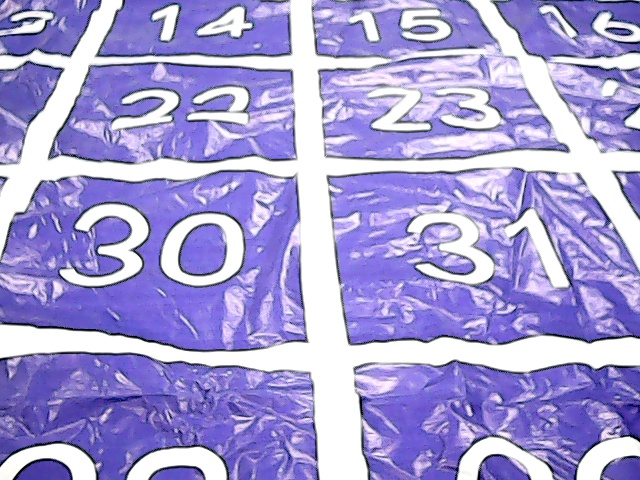
#> input picture image/0.jpg, 640 x 480 px, given in place of the camera
$ python barrier_handle.py   (older library calls are emulated)
#> lines starting #> are read from the running program, lines starting #| are printed output that depends on the picture; after the words box and inside, x2 and y2 are one past the last pixel; in counts of white or black regions, pixels touching at a corner belong together
### handle2.py
#! anaconda
# -*- coding: utf-8 -*-
# @Author  : Aries
# @Time    : 2018/5/27 21:44
# @File    : handle2.py
# @Software: PyCharm

import cv2
import numpy as np
import matplotlib.pyplot as plt
from map import Map
from info_handle import number_confirm
from knn import knn
import time
import math
from handle import no_boundary, get_info, get_near, get_direction, detect_all_black
from kmeans import kmeans

# [19 lines left out: function imageRead, not called in this run]

def imageG2B(img, therehold):
    _, img = cv2.threshold(img, therehold, 255, cv2.THRESH_BINARY)
    return img

# [5 lines left out: function imageShow, not called in this run]

def imageResize(img, size):
    return cv2.resize(img, size, interpolation=cv2.INTER_AREA)

def imagePerTransfer(img, src, dis, size=(300,300)):
# 自己选择要进行透视变换的点 [左上, 右上, 左下, 右下]
    src_array = np.array(src)
    dis_array = np.array(dis)
    M = cv2.getPerspectiveTransform(src_array, dis_array)
    dis_martix = cv2.warpPerspective(img, M, size)

    return dis_martix

# [352 lines left out: functions imageDilate, imageErode, imageContoursFigure, imageCountourHandle, getMeanPiexl, imagePiexlDistrib and 7 more, not called in this run]

def pre_handle(img):
    img_g = cv2.cvtColor(img, cv2.COLOR_BGR2GRAY)
    img_origin = img_g.copy()
    #src = np.float32([[110, 18], [460, 10], [100, 383], [480, 375]])
    src = np.float32([[125, 38], [475, 40], [115, 383], [495, 375]])
    #src = np.float32([[55, 10], [460, 0], [20, 470], [495, 470]])
    dis = np.float32([[0, 0], [300, 0], [0, 300],[300, 300]])
    img_g = imagePerTransfer(img_g, src, dis)

    return img_g

### barrier_handle.py
#! anaconda
# -*- coding: utf-8 -*-
# @Author  : Aries
# @Time    : 2018/7/1 8:04
# @File    : barrier_handle.py
# @Software: PyCharm

import cv2
from handle2 import *
import matplotlib.pyplot as plt
import numpy as np
import time

font = cv2.FONT_HERSHEY_SIMPLEX

class barrier_detect():
    def __init__(self):
        pass

    def detect_barrary(self, imgs, dir, limit=3.0, size=3000, show=False):
        image = imgs.copy()
        image, contours, hier = cv2.findContours(image, cv2.RETR_EXTERNAL, cv2.CHAIN_APPROX_SIMPLE)
        boxes = []

        for c in contours:

            x, y, w, h = cv2.boundingRect(c)

            box = np.array([[x, y + h], [x, y], [x + w, y], [x + w, y + h]])

            # 横向
            if float(w / h) > limit and w * h > size and dir == 1:
                boxes.append(box)

            # 纵向
            if float(h / w) > limit and w * h > size and dir == 2:
                boxes.append(box)

        return boxes, imgs


    def get_split(self, imgs):
        WHITE = 255
        WIDTH = 25
        LENGTH_LIMIT = 180
        img_split = np.array(imgs.copy())

        w, h = imgs.shape

        la = np.ones((300, 1), dtype=np.float) * 1 / 180
        ha = (img_split * la).astype(np.int)
        #zong
        h_count = np.sum(ha, axis=1)
        w_count = np.sum(ha, axis=0)

        W_1 = np.sum(ha[110:140,:], axis=0)
        W_2 = np.sum(ha[160:190,:], axis=0)
        H_1 = np.sum(ha[:,110:140], axis=1)
        H_2 = np.sum(ha[:,160:190], axis=1)


        h_count = h_count + H_1 + H_2
        w_count = w_count + W_1 + W_2
        # first
        w_start = w_stop = 0
        for i in range(w):
            if w_count[i] > LENGTH_LIMIT:
                w_start = i
                break

        for i in range(min(w, w_start+2), min(w-1, w_start+40)):
            if w_count[i] < LENGTH_LIMIT:
                w_stop = i - 1
                break
            if i == (w_start+40-1):
                w_stop = i
            if i == (w-1):
                w_stop = w-1

        h_start = h_stop = 0
        for i in range(h):
            if h_count[i] > LENGTH_LIMIT:
                h_start = i
                break

        for i in range(min(h, h_start+2), min(h-1, h_start+40)):
            if h_count[i] < LENGTH_LIMIT:
                h_stop = i - 1
                break
            if i == h_start+40-1:
                h_start = i
            if i == (h-1):
                h_stop = h-1

        if (h_start != 0 or h_stop != 0) and (w_start != 0 or w_stop != 0):
            h_start = max(h_start - 25, 0)
            h_stop = min(h_stop + 25, h - 1)
            w_start = max(w_start - 20, 0)
            w_stop = min(w_stop + 20, w - 1)

        # 给小黑快赋值
        img_split[h_start:h_stop, w_start:w_stop] = 0

        # second
        w_start = w_stop = 0
        for i in range(w-1,-1,-1):
            if w_count[i] > LENGTH_LIMIT:
                w_stop = i
                break

        for i in range(max(0, w_stop-2), max(-1, w_stop-40), -1):
            if w_count[i] < LENGTH_LIMIT:
                w_start = i + 1
                break
            if i == (w_stop-40+1):
                w_start = i
            if i == 0:
                w_start= 0


        h_start = h_stop = 0
        for i in range(h):
            if h_count[i] > LENGTH_LIMIT:
                h_start = i
                break

        for i in range(min(h, h_start+2), min(h-1, h_start+40)):
            if h_count[i] < LENGTH_LIMIT:
                h_stop = i - 1
                break
            if i == h_start+40-1:
                h_stop = i
            if i == (h-1):
                i = h-1

        if (h_start != 0 or h_stop != 0) and (w_start != 0 or w_stop != 0):
            h_start = max(h_start - 25, 0)
            h_stop = min(h_stop + 25, h - 1)
            w_start = max(w_start - 20, 0)
            w_stop = min(w_stop + 20, w - 1)

        # 给小黑快赋值
        img_split[h_start:h_stop, w_start:w_stop] = 0

        # third
        w_start = w_stop = 0
        for i in range(w):
            if w_count[i] > LENGTH_LIMIT:
                w_start = i
                break

        for i in range(min(w, w_start+2), min(w-1, w_start+40)):
            if w_count[i] < LENGTH_LIMIT:
                w_stop = i - 1
                break
            if i == (w_start+40-1):
                w_stop = i
            if i == (w-1):
                w_stop = w-1

        h_start = h_stop = 0
        for i in range(h-1, -1, -1):
            if h_count[i] > LENGTH_LIMIT:
                h_stop = i
                break

        for i in range(max(0, h_stop-2), max(-1, h_stop-40), -1):
            if h_count[i] < LENGTH_LIMIT:
                h_start = i + 1
                break
            if i == (h_stop-40+1):
                h_start = i
            if i == 0:
                h_start = 0

        if (h_start != 0 or h_stop != 0) and (w_start != 0 or w_stop != 0):
            h_start = max(h_start - 25, 0)
            h_stop = min(h_stop + 25, h - 1)
            w_start = max(w_start - 20, 0)
            w_stop = min(w_stop + 20, w - 1)

        # 给小黑快赋值
        img_split[h_start:h_stop, w_start:w_stop] = 0

        return img_split

    def draw_barrier(self,imgs, box):
        cv2.drawContours(imgs, [box], 0, (0, 0, 255), 3)


    def get_centre_dir(self, box, size=300):
        centre_x = int((box[1][0] + box[3][0]) / 2)
        centre_y = int((box[1][1] + box[3][1]) / 2)

        x = centre_x - size / 2
        y = centre_y - size / 2

        norm = (x**2 + y**2)**0.5
        if norm != 0.0:
            x = float(x / norm)
            y = float(y / norm)
        else:
            x = 0.0
            y = 0.0

        return [centre_x, centre_y], [x,y]

    def get_size(self, box):
        return (box[2][0] - box[0][0]) * (box[0][1] - box[1][1])

    def direct(self, imgs, dir, angel, size=300, limit=10, limit2=100, pos_limit=230, pos_limit_lr_s = 200, pos_limit_lr=190):
        direct_list = []

        BLACK = 0
        # 分割图像
        img_detect_ori = self.get_split(imgs)

        img_detect = np.array(img_detect_ori.copy())

        if dir == 'up' or dir == 'down':
            img_detect[:,0:20] = BLACK
            img_detect[:,280:300] = BLACK

        if dir == 'left' or dir == 'right':
            img_detect[0:20, :] = BLACK
            img_detect[280:300,:] = BLACK
        # 识别
        if dir == 'up' or dir == 'down':
            boxes, img_detect = self.detect_barrary(img_detect, 1)
        elif dir == 'left' or dir == 'right':
            boxes, img_detect = self.detect_barrary(img_detect, 2)

        for box in boxes:
            centre, centre_dir = self.get_centre_dir(box)

            # 太靠边的不要
            if dir == 'up' or dir == 'down':
                if  abs(centre[0]-size/2) < limit2:
                    direct_list.append(box)
            elif dir == 'left' or dir == 'right':
                if (centre[1]-size/2) < limit2:
                    direct_list.append(box)
        # 获得最可能的一个障碍，最大的就是最可能的啦
        if len(direct_list) > 1:
            temp_dict = {}
            for dl in direct_list:
                temp_dict[self.get_size(dl)] = dl
            temp_dict = sorted(temp_dict.items(), key=lambda x:x[0], reverse=True)
            direct_list = temp_dict[0][1]
        elif len(direct_list) == 1:
            direct_list = direct_list[0]
        elif len(direct_list) == 0:
            if dir == 'up':
                direct = [1.0, 0.0, angel]
                centre = [150, 0]
            elif dir == 'down':
                direct = [-1.0, 0.0, angel]
                centre = [150, 300]
            elif dir == 'left':
                direct = [0.0, -1.0, angel]
                centre = [0, 150]
            elif dir == 'right':
                direct = [0.0, 1.0, angel]
                centre = [300, 150]
            return direct, centre, None
        # centre 0:zuoyou
        centre, centre_dir = self.get_centre_dir(direct_list)
        b_speed = 0.8
        if dir == 'up':
            #如果靠左或右先调整一下
            if centre[0] - size/2 > limit:
                direct = [0.0,  b_speed, angel]
            elif centre[0] - size/2 < -limit:
                direct = [0.0, -b_speed, angel]
            else:
                if abs(centre[1] - pos_limit) > 5:
                    if centre[1] > pos_limit:
                        direct = [-b_speed, 0.0, angel]
                    else:
                        direct = [b_speed, 0.0, angel]
                else:
                    direct = [0.0, 0.0, angel]

        elif dir == 'down':
            if centre[0] - size/2 > limit:
                direct = [0.0,  b_speed, angel]
            elif centre[0] - size/2 < -limit:
                direct = [0.0, -b_speed, angel]
            else:
                if abs(centre[1] - pos_limit) > 5:
                    if centre[1] > pos_limit:
                        direct = [-b_speed, 0.0, angel]
                    else:
                        direct = [b_speed, 0.0, angel]
                else:
                    direct = [0.0, 0.0, angel]

        elif dir == 'left':
            if centre[1] - pos_limit_lr_s > limit:
                direct = [-b_speed,  0.0, angel]
            elif centre[1] - pos_limit_lr_s < -limit:
                direct = [b_speed, 0.0, angel]
            else:
                if abs(centre[0] - pos_limit_lr) > 5:
                    if centre[0] > pos_limit_lr:
                        direct = [0.0, b_speed, angel]
                    else:
                        direct = [0.0, -b_speed, angel]
                else:
                    direct = [0.0, 0.0, angel]

        elif dir == 'right':
            if centre[1] - pos_limit_lr_s > limit:
                direct = [-b_speed,  0.0, angel]
            elif centre[1] - pos_limit_lr_s < -limit:
                direct = [b_speed, 0.0, angel]
            else:
                if abs(centre[0] - pos_limit_lr) > 5:
                    if centre[0] > pos_limit_lr:
                        direct = [0.0, b_speed, angel]
                    else:
                        direct = [0.0, -b_speed, angel]
                else:
                    direct = [0.0, 0.0, angel]

        return direct, centre, np.array(direct_list)


if __name__ == '__main__':
    capture = cv2.VideoCapture(0)
    while True:
        ret, frame = capture.read()
#> frame is the input picture: shape (480, 640, 3); mean B, G, R 213.9, 156.4, 164.9
        img = pre_handle(frame)
#> in pre_handle, `img_g = cv2.cvtColor(img, cv2.COLOR_BGR2GRAY)`:
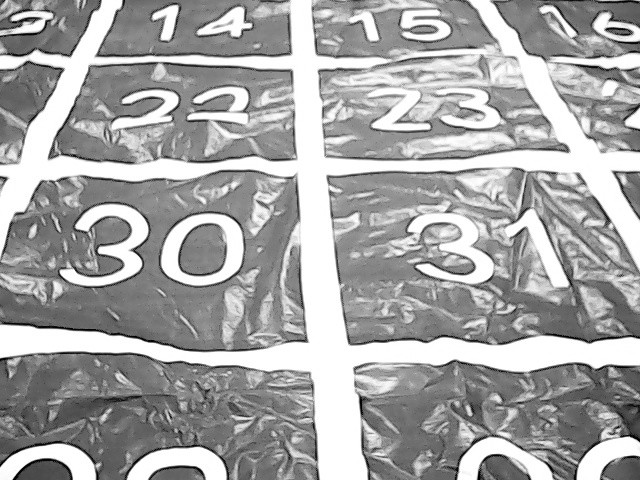
#> img_g: shape (480, 640); min 0, max 255, mean 165.5
#> in imagePerTransfer, `dis_martix = cv2.warpPerspective(img, M, size)`:
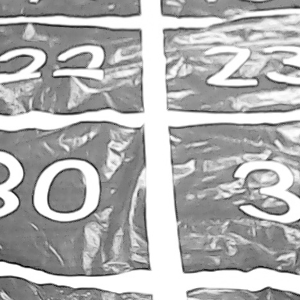
#> dis_martix: shape (300, 300); min 4, max 255, mean 176.6
        _, img_b = cv2.threshold(img, 230, 255, cv2.THRESH_BINARY)
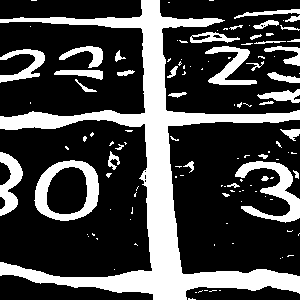
#> img_b: shape (300, 300); 27.6% white; 119 white regions (83 under 20 px), largest, box (x1, y1, x2, y2) and area: (0, 0, 300, 300) 15939, (34, 160, 99, 221) 1619, (235, 161, 300, 223) 1434

        bd = barrier_detect()
        direct, centre, bbox = bd.direct(img_b, 'right', 0)
#> in get_split, `h_count = np.sum(ha, axis=1)`: h_count = 300 values, max 300 at index 117, min 19 at index 1, mean 82.75
#> in get_split, `w_count = np.sum(ha, axis=0)`: w_count = 300 values, max 300 at index 153, min 29 at index 103, mean 82.75
#> in get_split, `W_1 = np.sum(ha[110:140,:], axis=0)`: W_1 = 300 values, max 30 at index 145, min 6 at index 78, mean 12.88
#> in get_split, `W_2 = np.sum(ha[160:190,:], axis=0)`: W_2 = 300 values, max 30 at index 147, min 0 at index 23, mean 9.89
#> in get_split, `H_1 = np.sum(ha[:,110:140], axis=1)`: H_1 = 300 values, max 30 at index 18, min 0 at index 0, mean 5.09
#> in get_split, `H_2 = np.sum(ha[:,160:190], axis=1)`: H_2 = 300 values, max 30 at index 19, min 0 at index 0, mean 13.89
#> in get_split, `h_count = h_count + H_1 + H_2`: h_count = 300 values, max 360 at index 117, min 19 at index 1, mean 101.7
#> in get_split, `w_count = w_count + W_1 + W_2`: w_count = 300 values, max 360 at index 153, min 38 at index 103, mean 105.5
#> after the loop in get_split, `for i in range(min(h, h_start+2), min(h-1, h_start+40)):`: h_start = 18
#> in get_split, `h_start = max(h_start - 25, 0)`: h_start = 0
#> in get_split, `img_split[h_start:h_stop, w_start:w_stop] = 0`:
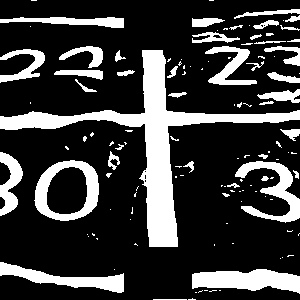
#> img_split: shape (300, 300); 23.3% white; 121 white regions (80 under 20 px), largest, box (x1, y1, x2, y2) and area: (0, 50, 300, 247) 7895, (192, 269, 300, 294) 1830, (34, 160, 99, 221) 1619
#> in direct, `img_detect[280:300,:] = BLACK`:
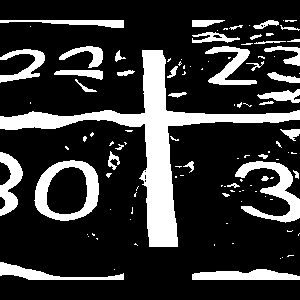
#> img_detect: shape (300, 300); 20.9% white; 111 white regions (73 under 20 px)
#> in detect_barrary, `image, contours, hier = cv2.findContours(image, cv2.RETR_EXTERNAL, cv2..`: contours = 111 contours, 82 with area under 20; largest, box (x1, y1, x2, y2) and area: (0, 50, 300, 247) 7404, (34, 160, 99, 221) 3068, (235, 161, 300, 223) 1268, (192, 269, 300, 280) 767, (0, 152, 23, 216) 708
#> the loop in detect_barrary, `for c in contours: ` made 111 passes
#> (x, y, w, h, box) on passes 1, 2, 3, 4, 5, 6, 11, 12, 14, 15: (192, 269, 108, 11, [[192, 280], [192, 269], [300, 269], [300, 280]]), (114, 269, 1, 1, [[114, 270], [114, 269], [115, 269], [115, 270]]), (0, 262, 124, 18, [[0, 280], [0, 262], [124, 262], [124, 280]]), (280, 258, 1, 1, [[280, 259], [280, 258], [281, 258], [281, 259]]), (282, 257, 1, 1, [[282, 258], [282, 257], [283, 257], [283, 258]]), (287, 255, 7, 2, [[287, 257], [287, 255], [294, 255], [294, 257]]), (88, 236, 1, 1, [[88, 237], [88, 236], [89, 236], [89, 237]]), (87, 234, 1, 1, [[87, 235], [87, 234], [88, 234], [88, 235]]), (92, 233, 3, 3, [[92, 236], [92, 233], [95, 233], [95, 236]]), (287, 230, 6, 2, [[287, 232], [287, 230], [293, 230], [293, 232]])
#> (c, x, y, w, h, box) on passes 7, 8, 9, 10, 13, 16: ([[214, 244], [214, 245]], 214, 244, 1, 2, [[214, 246], [214, 244], [215, 244], [215, 246]]), ([[232, 243], [233, 243]], 232, 243, 2, 1, [[232, 244], [232, 243], [234, 243], [234, 244]]), ([[135, 243], [134, 244], [136, 244], [137, 245]], 134, 243, 4, 3, [[134, 246], [134, 243], [138, 243], [138, 246]]), ([[96, 238], [97, 239], [97, 238]], 96, 238, 2, 2, [[96, 240], [96, 238], [98, 238], [98, 240]]), ([[299, 233], [298, 234], [298, 235], [298, 234]], 298, 233, 2, 3, [[298, 236], [298, 233], [300, 233], [300, 236]]), ([[226, 223], [227, 223]], 226, 223, 2, 1, [[226, 224], [226, 223], [228, 223], [228, 224]])
#> after the loop in detect_barrary, `for c in contours:`: boxes = []
#> direct = [0, 1, 0]; centre = [300, 150]

        if isinstance(bbox, np.ndarray):
            cv2.drawContours(img, [bbox], 0, (0, 0, 255), 3)
        print('=' * 40)
        print('centre: ' + str(centre))
#| centre: [300, 150]
        print('direct: ' + str(direct))
#| direct: [0.0, 1.0, 0]

        if isinstance(bbox, np.ndarray):
            cv2.drawContours(img, [bbox], 0, (0, 0, 255), 3)
        cv2.imshow('lala',img_b)
        cv2.imshow('origin',img)
        cv2.waitKey(1)
    cv2.destroyAllWindows()

$ run again, on image/075337.jpg
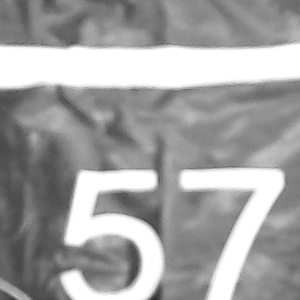
#> input picture image/075337.jpg, 300 x 300 px, given in place of the camera
#> frame is the input picture: shape (300, 300, 3); min 41, max 255, mean 161.7
#> `_, img_b = cv2.threshold(img, 230, 255, cv2.THRESH_BINARY)`:
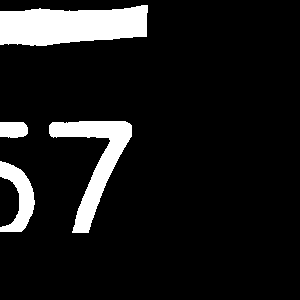
#> img_b: shape (300, 300); 10.5% white; 4 white regions, box (x1, y1, x2, y2) and area: (0, 5, 148, 46) 4773, (49, 121, 132, 233) 3026, (0, 161, 35, 232) 1230, (0, 122, 28, 138) 411
#> in get_split, `h_count = np.sum(ha, axis=1)`: h_count = 300 values, max 148 at index 11, min 0 at index 0, mean 31.47
#> in get_split, `w_count = np.sum(ha, axis=0)`: w_count = 300 values, max 111 at index 19, min 0 at index 148, mean 31.47
#> W_1 = 300 values, max 19 at index 109, min 0 at index 28, mean 5.88
#> W_2 = 300 values, max 30 at index 99, min 0 at index 33, mean 3.56
#> H_1 = 300 values, max 30 at index 10, min 0 at index 0, mean 5.46
#> H_2 = 300 values from 0 to 0
#> in get_split, `h_count = h_count + H_1 + H_2`: h_count = 300 values, max 178 at index 11, min 0 at index 0, mean 36.93
#> in get_split, `w_count = w_count + W_1 + W_2`: w_count = 300 values, max 147 at index 19, min 0 at index 148, mean 40.91
#> after the loop in get_split, `for i in range(min(h, h_start+2), min(h-1, h_start+40)):`: h_start = 0
#> in direct, `img_detect[0:20, :] = BLACK`:
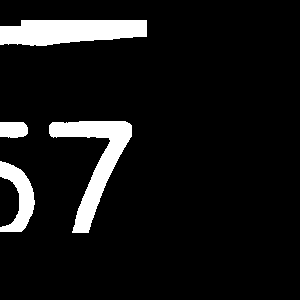
#> img_detect: shape (300, 300); 8.6% white; 4 white regions
#> contours = 4 contours; box (x1, y1, x2, y2) and area: (0, 20, 147, 46) 2928, (49, 121, 132, 233) 2841, (0, 161, 35, 232) 1136, (0, 122, 28, 138) 372
#> the loop in detect_barrary, `for c in contours: ` made 4 passes
#> (x, y, w, h, box) on passes 1 to 4: (0, 161, 35, 71, [[0, 232], [0, 161], [35, 161], [35, 232]]), (0, 122, 28, 16, [[0, 138], [0, 122], [28, 122], [28, 138]]), (49, 121, 83, 112, [[49, 233], [49, 121], [132, 121], [132, 233]]), (0, 20, 147, 26, [[0, 46], [0, 20], [147, 20], [147, 46]])
#> after the loop in detect_barrary, `for c in contours:`: boxes = []
#> direct = [0, 1, 0]; centre = [300, 150]
#| centre: [300, 150]
#| direct: [0.0, 1.0, 0]

$ run again, on image/1.jpg
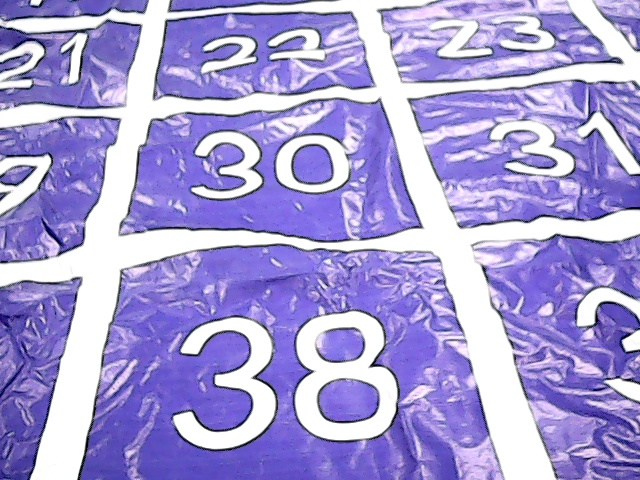
#> input picture image/1.jpg, 640 x 480 px, given in place of the camera
#> frame is the input picture: shape (480, 640, 3); mean B, G, R 214.2, 155.8, 165.5
#> `_, img_b = cv2.threshold(img, 230, 255, cv2.THRESH_BINARY)`:
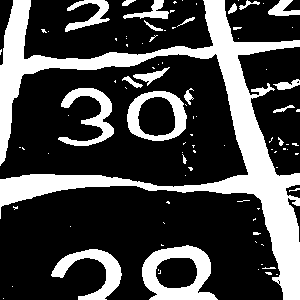
#> img_b: shape (300, 300); 27.7% white; 92 white regions (70 under 20 px), largest, box (x1, y1, x2, y2) and area: (0, 0, 300, 300) 16556, (142, 245, 218, 300) 2131, (51, 249, 122, 300) 1341
#> in get_split, `h_count = np.sum(ha, axis=1)`: h_count = 300 values, max 268 at index 185, min 28 at index 166, mean 83.24
#> in get_split, `w_count = np.sum(ha, axis=0)`: w_count = 300 values, max 163 at index 283, min 25 at index 121, mean 83.24
#> W_1 = 300 values, max 30 at index 0, min 0 at index 12, mean 7.87
#> W_2 = 300 values, max 30 at index 248, min 3 at index 173, mean 12.42
#> H_1 = 300 values, max 30 at index 55, min 0 at index 6, mean 5.37
#> H_2 = 300 values, max 30 at index 50, min 0 at index 9, mean 6.8
#> in get_split, `h_count = h_count + H_1 + H_2`: h_count = 300 values, max 304 at index 185, min 28 at index 166, mean 95.41
#> in get_split, `w_count = w_count + W_1 + W_2`: w_count = 300 values, max 195 at index 5, min 33 at index 121, mean 103.5
#> after the loop in get_split, `for i in range(min(h, h_start+2), min(h-1, h_start+40)):`: h_start = 53
#> in get_split, `h_start = max(h_start - 25, 0)`: h_start = 28
#> in direct, `img_detect[280:300,:] = BLACK`:
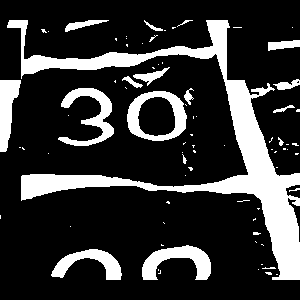
#> img_detect: shape (300, 300); 20.9% white; 78 white regions (60 under 20 px)
#> contours = 78 contours, 64 with area under 20; largest, box (x1, y1, x2, y2) and area: (7, 20, 300, 280) 10884, (127, 91, 187, 141) 2344, (142, 245, 211, 280) 1108, (58, 88, 114, 146) 1044, (51, 249, 122, 280) 870
#> the loop in detect_barrary, `for c in contours: ` made 78 passes
#> (x, y, w, h, box) on passes 2, 3, 4, 6, 8, 9: (265, 272, 7, 3, [[265, 275], [265, 272], [272, 272], [272, 275]]), (158, 270, 3, 4, [[158, 274], [158, 270], [161, 270], [161, 274]]), (258, 269, 1, 1, [[258, 270], [258, 269], [259, 269], [259, 270]]), (262, 267, 14, 2, [[262, 269], [262, 267], [276, 267], [276, 269]]), (51, 249, 71, 31, [[51, 280], [51, 249], [122, 249], [122, 280]]), (142, 245, 69, 35, [[142, 280], [142, 245], [211, 245], [211, 280]])
#> after the loop in detect_barrary, `for c in contours:`: boxes = []
#> direct = [0, 1, 0]; centre = [300, 150]
#| centre: [300, 150]
#| direct: [0.0, 1.0, 0]
